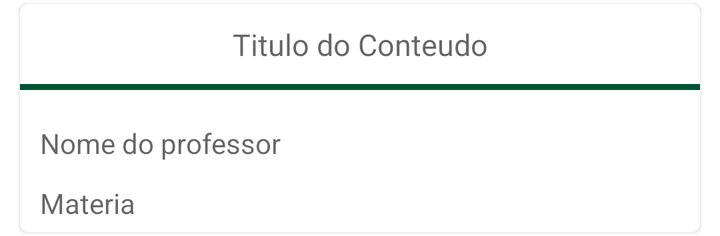
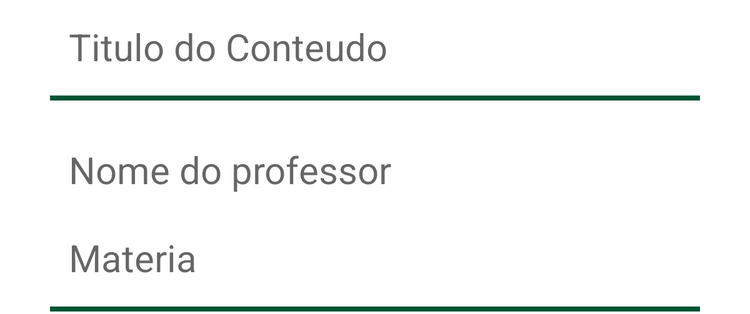

One screen, two layout resources from the same app: the default and the repository's alternative for another configuration. Each is rendered where Android would select it; the XML of both is given below.
<!-- AndroidManifest.xml: application theme Theme.MaterialComponents.Light.NoActionBar -->
<!-- res/layout/recycler_novo_conteudo_aluno.xml -->
<?xml version="1.0" encoding="utf-8"?>
<com.google.android.material.card.MaterialCardView
    xmlns:android="http://schemas.android.com/apk/res/android"
    android:layout_width="match_parent"
    android:layout_height="wrap_content"
    android:layout_marginTop="2dp"
    android:layout_marginBottom="2dp"
    android:layout_marginLeft="10dp"
    android:layout_marginRight="10dp"
    android:background="@drawable/nova_atividade_shape">

        <androidx.appcompat.widget.AppCompatTextView
            android:id="@+id/titulo_novo_conteudo"
            android:layout_width="match_parent"
            android:layout_height="wrap_content"
            android:layout_marginLeft="10dp"
            android:layout_marginRight="10dp"
            android:layout_marginBottom="10dp"
            android:layout_marginTop="10dp"
            android:textAlignment="center"
            android:hint="@string/titulo_conteudo_recebido"
            android:textSize="15dp"
            android:gravity="center_horizontal" />

        <View
            android:layout_width="match_parent"
            android:layout_height="3sp"
            android:layout_marginTop="40dp"
            android:background="@color/baseThemeColor"/>


        <TextView
            android:id="@+id/nome_do_professor_conteudo"
            android:layout_width="match_parent"
            android:layout_height="wrap_content"
            android:layout_marginTop="60dp"
            android:layout_marginLeft="10dp"
            android:layout_marginRight="10dp"
            android:hint="@string/nome_professor_conteudo_recebido"
            android:layout_marginBottom="10dp"/>

        <TextView
            android:id="@+id/nome_materia_conteudo"
            android:layout_width="match_parent"
            android:layout_height="wrap_content"
            android:layout_marginTop="90dp"
            android:layout_marginLeft="10dp"
            android:layout_marginRight="10dp"
            android:hint="@string/materia_conteudo_recebido"
            android:layout_marginBottom="5dp"/>

</com.google.android.material.card.MaterialCardView>
<!-- resources referenced by this layout -->
<resources>
  <color name="baseThemeColor">#005533</color>
  <!-- drawable nova_atividade_shape (drawable) -->
  <?xml version="1.0" encoding="utf-8"?>
  <shape xmlns:android="http://schemas.android.com/apk/res/android">
  
      <solid android:color="@color/cor_branca"></solid>
  
      <stroke
          android:width="0dp"
          android:color="#424242">
      </stroke>
      <corners
          android:topLeftRadius="10dip"
          android:topRightRadius="10dip"
          android:bottomLeftRadius="10dip"
          android:bottomRightRadius="10dip">
      </corners>
  </shape>
  <string name="materia_conteudo_recebido">Materia</string>
  <string name="nome_professor_conteudo_recebido">Nome do professor</string>
  <string name="titulo_conteudo_recebido">Titulo do Conteudo</string>
  <color name="cor_branca">#FFFFFF</color>
</resources>
<!-- res/layout-sw600dp/recycler_novo_conteudo_aluno.xml (the repository's variant of the layout above) -->
<!-- drawn on a 7-inch tablet held upright -->
<?xml version="1.0" encoding="utf-8"?>
<androidx.constraintlayout.widget.ConstraintLayout
    xmlns:android="http://schemas.android.com/apk/res/android"
    android:layout_width="match_parent"
    android:layout_height="wrap_content"
    android:layout_marginTop="2dp"
    android:layout_marginBottom="2dp"
    android:layout_marginLeft="10dp"
    android:layout_marginRight="10dp"
    android:background="@drawable/nova_atividade_shape">

    <LinearLayout
        android:layout_width="match_parent"
        android:layout_height="match_parent"
        android:orientation="vertical"
        android:layout_marginStart="30dp"
        android:layout_marginLeft="30dp"
        android:layout_marginEnd="30dp"
        android:layout_marginRight="30dp">

        <LinearLayout
            android:layout_width="match_parent"
            android:layout_height="wrap_content"
            android:orientation="horizontal">

            <androidx.appcompat.widget.AppCompatTextView
                android:id="@+id/titulo_novo_conteudo"
                android:layout_width="match_parent"
                android:layout_height="wrap_content"
                android:layout_marginLeft="15dp"
                android:layout_marginRight="15dp"
                android:layout_marginBottom="15dp"
                android:layout_marginTop="15dp"
                android:hint="@string/titulo_conteudo_recebido"
                android:textSize="30sp"/>

        </LinearLayout>

        <View
            android:layout_width="match_parent"
            android:layout_height="4sp"
            android:layout_marginTop="4dp"
            android:background="@color/baseThemeColor" />

        <LinearLayout
            android:layout_width="match_parent"
            android:layout_height="match_parent"
            android:layout_marginTop="20dp"
            android:orientation="vertical">

            <TextView
                android:id="@+id/nome_do_professor_conteudo"
                android:layout_width="match_parent"
                android:layout_height="wrap_content"
                android:layout_marginTop="15dp"
                android:layout_marginLeft="15dp"
                android:layout_marginRight="15dp"
                android:layout_marginBottom="15dp"
                android:hint="@string/nome_professor_conteudo_recebido"
                android:textSize="30sp"/>

            <TextView
                android:id="@+id/nome_materia_conteudo"
                android:layout_width="match_parent"
                android:layout_height="wrap_content"
                android:layout_marginTop="15dp"
                android:layout_marginLeft="15dp"
                android:layout_marginRight="15dp"
                android:layout_marginBottom="15dp"
                android:hint="@string/materia_conteudo_recebido"
                android:textSize="30sp"/>

        </LinearLayout>

        <View
            android:layout_width="match_parent"
            android:layout_height="4sp"
            android:layout_marginTop="4dp"
            android:background="@color/baseThemeColor" />

    </LinearLayout>

</androidx.constraintlayout.widget.ConstraintLayout>
